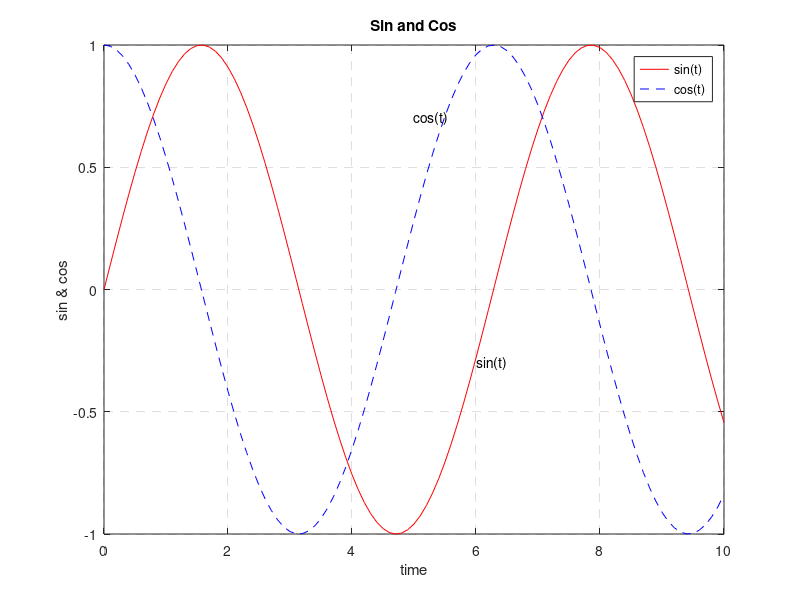

Reproduce this figure in MATLAB.
%Exercise14
t=0:0.1:10;
a=sin(t);
b=cos(t);

plot(t,a,"-r");
hold on
plot(t,b,'--b');
grid on;
set(gca,'GridLineStyle','--');
xlabel("time");
ylabel("sin & cos");
title("Sin and Cos");
legend('sin(t)','cos(t)');
text(5,0.7,"cos(t)");
text(6,-0.3,"sin(t)");
hold off;
